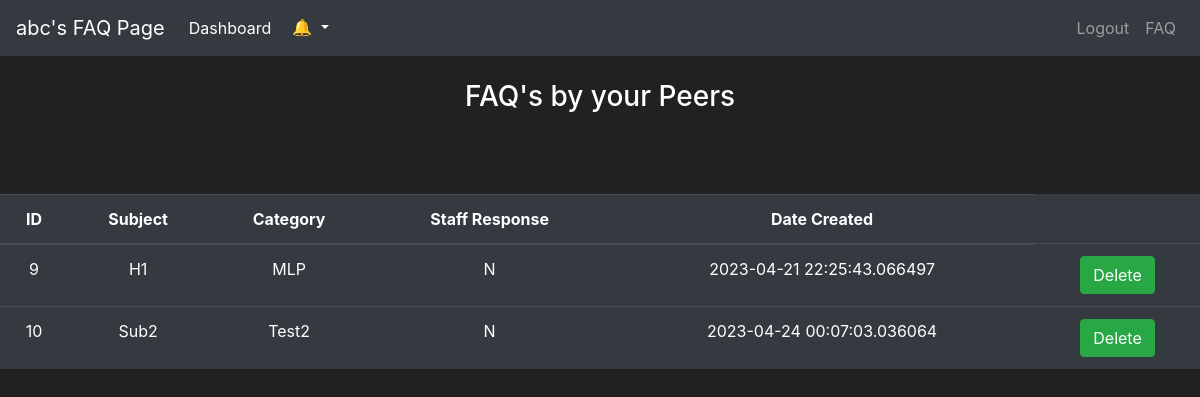
Screenshot of /faq (signed in) with the database file from the repository.
### application/models.py (models this page shows, shortened)
class User(UserMixin, db.Model):
    __tablename__ = 'User'
    user_id = db.Column(db.Integer, autoincrement=True, primary_key=True)
    username = db.Column(db.String, nullable=False)
    password = db.Column(db.String(30), nullable=False)
    email = db.Column(db.String, nullable=False, unique=True)
    role = db.Column(db.Integer, nullable=False)
    joined_at = db.Column(db.DateTime(), default = datetime.utcnow, index = True)

class Ticket(db.Model):
    __tablename__ = 'Ticket'
    ticket_id = db.Column(db.Integer, primary_key=True, autoincrement=True)
    likes = db.Column(db.Integer, nullable=False, default=0)
    created_date = db.Column(db.DateTime(timezone=True), server_default=func.now(), nullable=False)
    is_resolved = db.Column(db.String, nullable=False, default="N")
    subject = db.Column(db.String, nullable=False)
    category = db.Column(db.String, nullable=False)
    user_id = db.Column(db.Integer, db.ForeignKey(User.user_id))

### application/controllers/app.py (the view)
@app.route("/faq", methods=['GET'])
@login_required
def view_faq():
    tickets_faq = Ticket.query.join(Faq, Faq.ticket_id == Ticket.ticket_id).order_by(Ticket.likes.desc()).all()
    return render_template('view_faq.html', items=tickets_faq,user=current_user.username)

### application/controllers/auth.py (called while the page is built)
@login_manager.user_loader
def load_user(user_id):
    return User.query.get(user_id)

### templates/view_faq.html
{% extends 'template.html' %}
{% block head %}
    {{user}}'s FAQ Page
{% endblock %}
{% block body %}
<br>
<body class="text-center">
    <div class="container">
        <h3> FAQ's by your Peers </h3>
    </div><br>
    </div><br><br>
    <div>
              <table class="table table-hover table-dark">
        <thead>
            <tr>
                <th scope="col">ID</th>
                <th scope="col">Subject</th>
                <th scope="col">Category</th>
                <th scope="col">Staff Response</th>
                <th scope="col">Date Created</th>
            </tr>
        </thead>
        <tbody>
            {% for item in items %}
                <tr>
                    <td>{{ item.ticket_id }}</td>
                    <td>{{ item.subject }}</td>
                    <td>{{ item.category }}</td>
                    <td>{{item.is_resolved}}</td>
                    <td>{{item.created_date}}</td>
                    <td>
                        <button class="btn btn-outline btn-success"><a style="color:white" href="/faq/delete/{{item.ticket_id}}">Delete</a></button>
                    </td>
                </tr>
            {% endfor %}
        </tbody>
    </table>
    </div>
</body>
{% endblock %}

### templates/template.html (style rules this page uses)
body { background-color: #212121; color: white }

### rows the page displays
User: username "abc"
Ticket: ticket_id "9", subject "H1", category "MLP", is_resolved "N", created_date "2023-04-21 22:25:43.066497"
Ticket: ticket_id "10", subject "Sub2", category "Test2", is_resolved "N", created_date "2023-04-24 00:07:03.036064"
